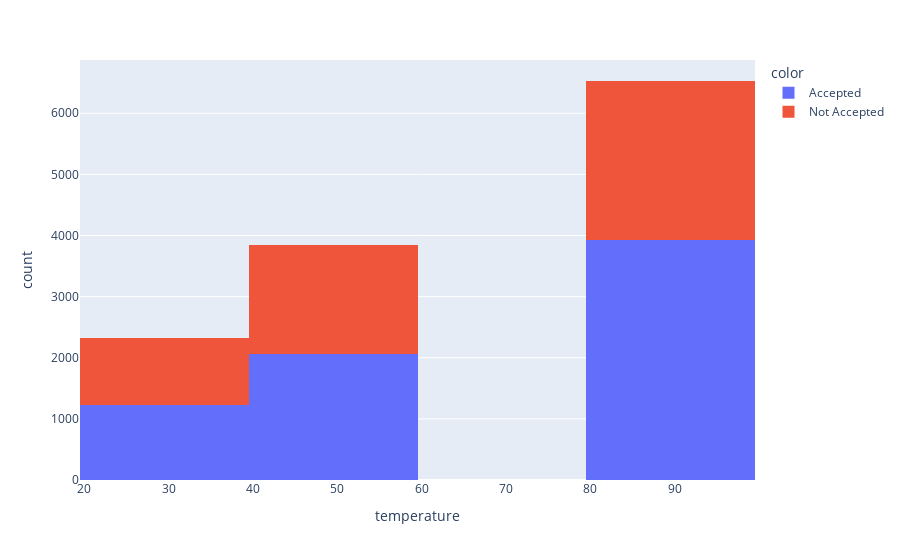

Notebook code cell kept with this figure:
### Markdown cell above
#### 6. Use a histogram to visualize the temperature column.

### Code cell
px.histogram(data_frame=data_copy, x='temperature', color=data_copy['Y'].map({0:'Not Accepted',1:'Accepted'}))

### Figure 1 — Plotly figure (JSON) as saved in the notebook; plotly's stock layout.template omitted (floating-point values rounded to 4 significant figures; data arrays with more than 128 entries replaced by an {"elided": "..."} marker saying what was removed)
{"data": [{"alignmentgroup": "True", "bingroup": "x", "hovertemplate": "color=Accepted<br>temperature=%{x}<br>count=%{y}<extra></extra>", "legendgroup": "Accepted", "marker": {"color": "#636efa", "pattern": {"shape": ""}}, "name": "Accepted", "offsetgroup": "Accepted", "orientation": "v", "showlegend": true, "type": "histogram", "x": {"elided": "7210 int values"}, "xaxis": "x", "yaxis": "y"}, {"alignmentgroup": "True", "bingroup": "x", "hovertemplate": "color=Not Accepted<br>temperature=%{x}<br>count=%{y}<extra></extra>", "legendgroup": "Not Accepted", "marker": {"color": "#EF553B", "pattern": {"shape": ""}}, "name": "Not Accepted", "offsetgroup": "Not Accepted", "orientation": "v", "showlegend": true, "type": "histogram", "x": {"elided": "5474 int values"}, "xaxis": "x", "yaxis": "y"}], "layout": {"barmode": "relative", "legend": {"title": {"text": "color"}, "tracegroupgap": 0}, "margin": {"t": 60}, "xaxis": {"anchor": "y", "domain": [0, 1], "title": {"text": "temperature"}}, "yaxis": {"anchor": "x", "domain": [0, 1], "title": {"text": "count"}}}}
